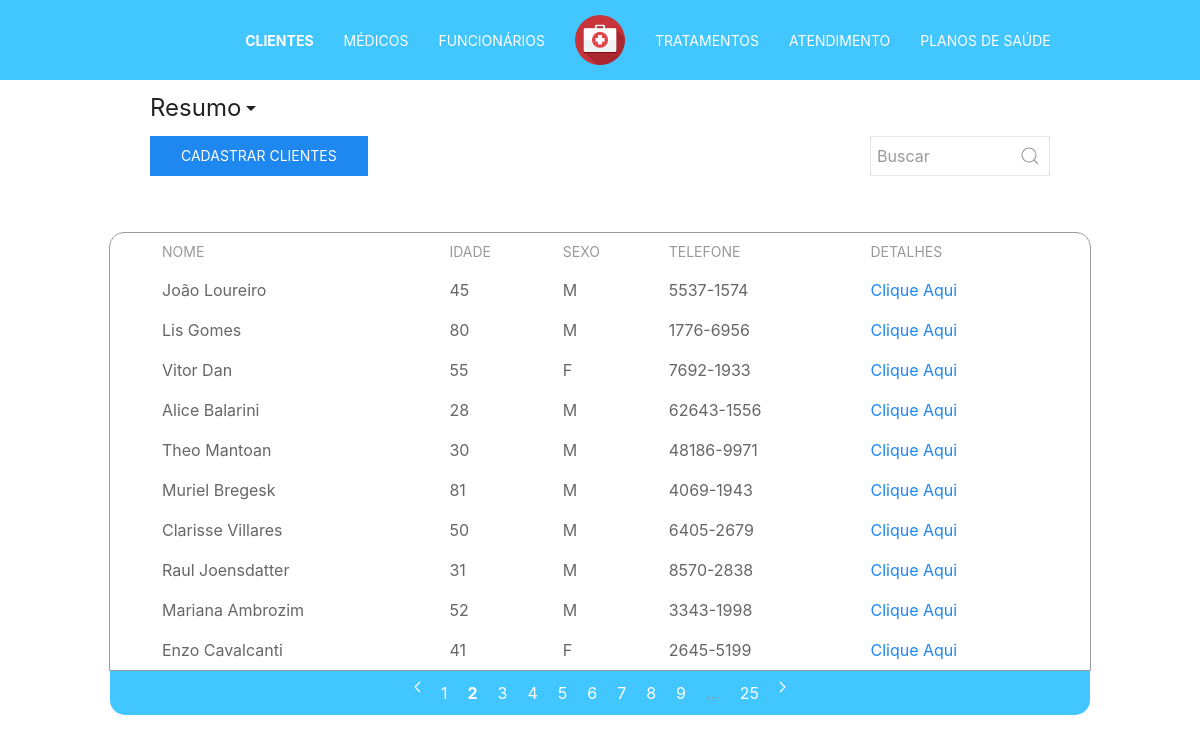
/php/pages/list.php?type=clientes&page=2&subtype=realizados, run on the app's committed database.
### tables this page shows
CREATE TABLE `pessoa` (
  `CPF` bigint(20) unsigned NOT NULL,
  `nome` varchar(50) DEFAULT NULL,
  `estado_civil` char(13) NOT NULL,
  `sexo` int(11) NOT NULL,
  `data_de_nascimento` date NOT NULL,
  `numero_do_telefone` char(15) NOT NULL,
  `cep` char(9) NOT NULL,
  `estado` char(30) NOT NULL,
  `cidade` varchar(50) NOT NULL,
  `bairro` varchar(50) NOT NULL,
  `logradouro` varchar(53) NOT NULL,
  `complemento` int(11) NOT NULL,
  `numero` int(11) NOT NULL,
  `email` varchar(100) DEFAULT NULL,
  PRIMARY KEY (`CPF`)
);

### php/tables/table.php (called while the page is built)
<?php
  include("table_head.php");
  include("table_body.php");
  include("table_footer.php");
 ?>

### php/config/checktype.php (called while the page is built, shortened)
<?php
  if(isset($_GET['type'])){
        $type=$_GET['type'];
    }
 ?>

### php/config/checkpage.php (called while the page is built, shortened)
<?php
  if(isset($_GET['page'])){
        $page=$_GET['page'];
  }
?>

### php/config/checksearch.php (called while the page is built, shortened)
<?php
    $search = "";
 ?>

### php/tables/table_body.php (the view, shortened to what this page needs)
    <tbody>
      <?php
      switch ($type) {
        case "clientes":
            $sql = 'call  lista_de_clientes('.($page-1).', "'.$search.'");';
            foreach ($dbl->query($sql) as $row) {
              $nome = $row['nome'];
              $idade = $row['idade'];
              $sexo = $row['sexo'];
              $telefone = $row['numero_do_telefone'];
              $cpf = $row['cpf'];
              $retVal = ($sexo==1) ? "M" : "F" ;
              echo '<tr >
                <td>'.$nome.'</td>
                <td>'.$idade.'</td>
                <td>'.$retVal.'</td>
                <td>'.$telefone.'</td>
                <td><a href="detail.php?type='.$type.'&id='.$cpf.'">Clique Aqui</a></td>
              </tr>';
            }
            break;
            }
       ?>
    </tbody>
  </table>
</div>

### css/main.css (style rules this page uses)
.custom_padding_bottom_5p { padding-bottom: 5% !important; }

### data on the page
pessoa: nome "João Loureiro", idade "45", sexo "M", numero_do_telefone "5537-1574"
pessoa: nome "Lis Gomes", idade "80", sexo "M", numero_do_telefone "1776-6956"
pessoa: nome "Vitor Dan", idade "55", sexo "F", numero_do_telefone "7692-1933"
pessoa: nome "Alice Balarini", idade "28", sexo "M", numero_do_telefone "62643-1556"
pessoa: nome "Theo Mantoan", idade "30", sexo "M", numero_do_telefone "48186-9971"
pessoa: nome "Muriel Bregesk", idade "81", sexo "M", numero_do_telefone "4069-1943"
pessoa: nome "Clarisse Villares", idade "50", sexo "M", numero_do_telefone "6405-2679"
pessoa: nome "Raul Joensdatter", idade "31", sexo "M", numero_do_telefone "8570-2838"
pessoa: nome "Mariana Ambrozim", idade "52", sexo "M", numero_do_telefone "3343-1998"
pessoa: nome "Enzo Cavalcanti", idade "41", sexo "F", numero_do_telefone "2645-5199"

### other printed values
$retVal "CADASTRAR"
$type "CLIENTES"
$pages "25"
